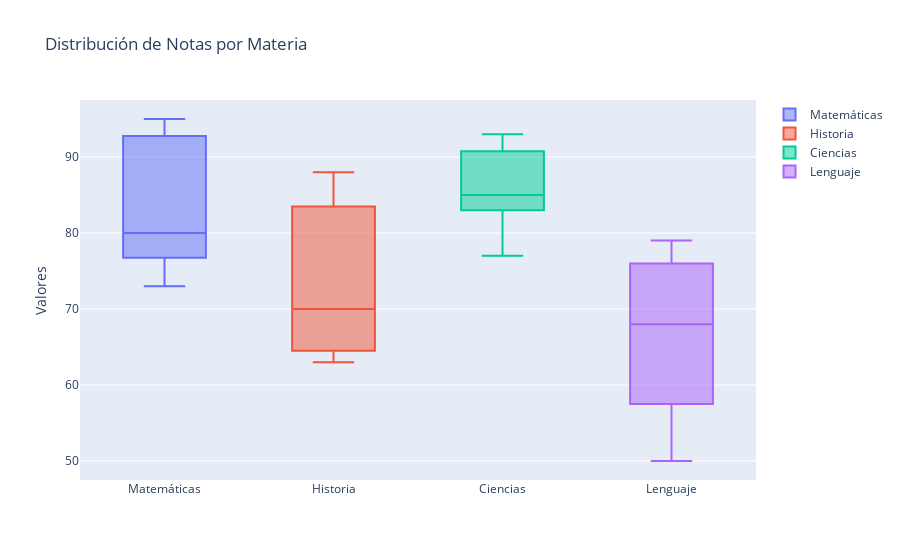

Source (notebook cell):
### Code cell
# Datos
materias = ['Matemáticas', 'Historia', 'Ciencias', 'Lenguaje'] * 5
notas = [80, 65, 90, 75, 95, 70, 85, 60, 78, 82, 93, 68, 73, 88, 77, 50, 92, 63, 85, 79]

# Crear un DataFrame
df = pd.DataFrame({'Materia': materias, 'Nota': notas})

# Crear el boxplot con plotly.graph_objects
fig = go.Figure()

for materia in df['Materia'].unique():
    fig.add_trace(go.Box(y=df[df['Materia'] == materia]['Nota'], name=materia))

# Ajustar ejes y diseño
fig.update_layout(title='Distribución de Notas por Materia',
                  #xaxis=dict(title='Materia'),
                  yaxis=dict(title='Valores'))

# Mostrar el gráfico
fig.show()

### Figure 1 — Plotly figure (JSON) as saved in the notebook; plotly's stock layout.template omitted (floating-point values rounded to 4 significant figures)
{"data": [{"name": "Matemáticas", "type": "box", "y": [80, 95, 78, 73, 92]}, {"name": "Historia", "type": "box", "y": [65, 70, 82, 88, 63]}, {"name": "Ciencias", "type": "box", "y": [90, 85, 93, 77, 85]}, {"name": "Lenguaje", "type": "box", "y": [75, 60, 68, 50, 79]}], "layout": {"title": {"text": "Distribución de Notas por Materia"}, "yaxis": {"title": {"text": "Valores"}}}}
